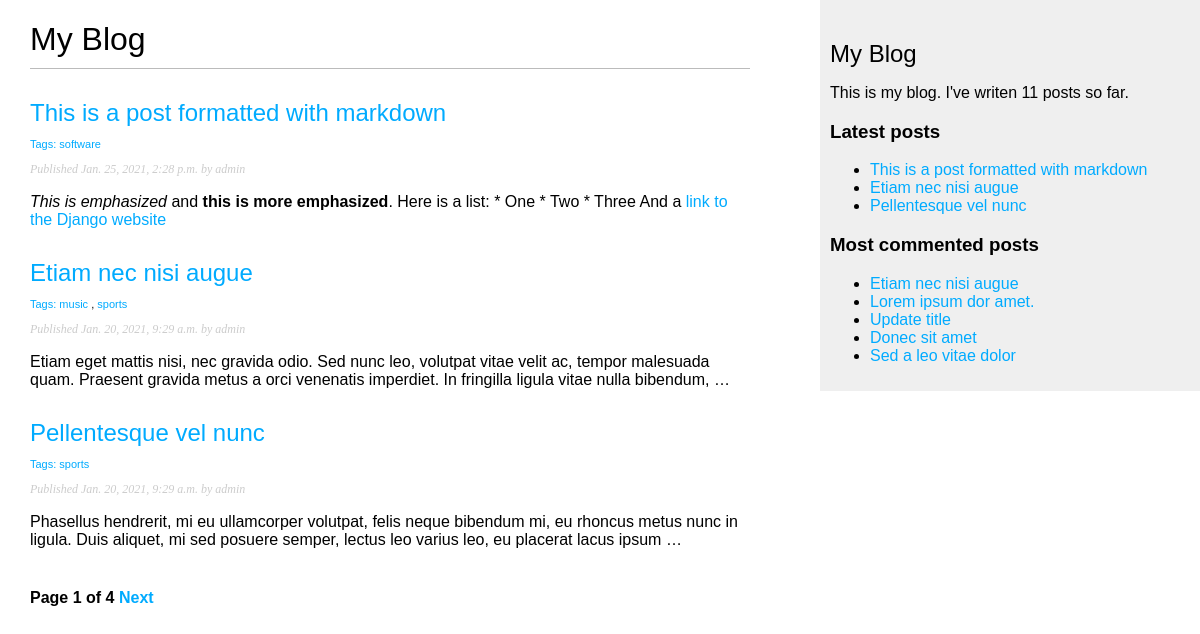
The page / on the database its author committed.
### blog/models.py (models this page shows, shortened)
class Post(models.Model):
    STATUS_CHOICES = (
        ('draft', 'Draft'),
        ('published', 'Published'),
    )
    title = models.CharField(max_length=250)
    slug = models.SlugField(max_length=250, unique_for_date='publish')
    author = models.ForeignKey(User, on_delete=models.CASCADE, related_name='blog_posts')
    body = models.TextField()
    publish = models.DateTimeField(default=timezone.now)
    created = models.DateTimeField(auto_now_add=True)
    updated = models.DateTimeField(auto_now=True)
    status = models.CharField(max_length=10, choices=STATUS_CHOICES, default='draft')
    tags = TaggableManager()
    objects = models.Manager()
    published = PublishedManager()
    class Meta:
        ordering = ('-publish',)
    def get_absolute_url(self):
        return reverse("blog:post_detail", args=[self.publish.year, self.publish.month, self.publish.day, self.slug])

### blog/views.py (the view)
# urls.py: path('', views.post_list, name='post_list'),
def post_list(request, tag_slug=None):
    object_list = Post.published.all()
    tag = None
    if tag_slug:
        tag = get_object_or_404(Tag, slug=tag_slug)
        object_list = object_list.filter(tags__in = [tag])
    paginator = Paginator(object_list,3) # 3 posts in each page
    page = request.GET.get('page') # http://127.0.0.1:8000/blog/?page=3
    try:
        posts = paginator.page(page)
    except PageNotAnInteger:
        posts = paginator.page(1)
    except EmptyPage:
        posts = paginator.page(paginator.num_pages)
    return render(request, 'blog/post/list.html', {'page': page, 'posts': posts,'tag':tag } )

### blog/models.py (called while the page is built)
    def get_queryset(self):
        return super(PublishedManager, self).get_queryset().filter(status='published')

### blog/templatetags/blog_tags.py (called while the page is built)
@register.simple_tag
def total_posts():
    return Post.published.count()

@register.inclusion_tag('blog/post/latest_posts.html')
def show_latest_posts(count = 5):
    latest_posts = Post.published.order_by('-publish')[:count]
    return { 'latest_posts': latest_posts }

@register.simple_tag
def get_most_commented_posts(count = 5):
    return Post.published.annotate(total_comments = Count('comments')).order_by('-total_comments')[:count]

@register.filter(name='markdown')
def markdown_filter(text):
    return mark_safe(markdown.markdown(text))

### blog/templates/blog/post/list.html (shortened to what this page needs)
{% extends 'blog/base.html' %}
{% load blog_tags %}
{% block content %}
<h1>My Blog</h1>
    {% for post  in posts  %}
        <h2>
            <a href="{{ post.get_absolute_url }}">
                {{ post.title }}
                <p class="tags">Tags:
                     {% for tag in post.tags.all %}
                        <a href="{% url "blog:post_list_by_tag" tag.slug %}">
                            {{ tag.name }}</a>
                        {% if not forloop.last %}, {% endif %}
                     {% endfor %}
                </p>
            </a>
        </h2>
        <p class="date">
            Published {{ post.publish }} by {{ post.author }}
        </p>
        {{ post.body | markdown | truncatewords_html:30}}
    {% endfor %}
    {% include "pagination.html" with page=posts %}
{% endblock content %}

### blog/templates/blog/base.html (shortened to what this page needs)
{% load blog_tags %}
{% load static %}
<!DOCTYPE html>
<html lang="en">
<head>
    <link href="{% static 'css/blog.css' %}" rel="stylesheet">
</head>
<body>
    <div id="content">
        {% block content %}
        {% endblock content %}
    </div>
    <div id="sidebar">
        <h2>My Blog</h2>
        <p>This is my blog. I've writen {% total_posts %} posts so far.</p>
        <h3>Latest posts</h3>
        {% show_latest_posts 3 %}
        <h3>Most commented posts</h3>
        {% get_most_commented_posts as most_commented_posts %}
        <ul>
            {% for post in most_commented_posts %}
                <li>
                    <a href="{{ post.get_absolute_url }}">{{post.title}}</a>
                </li>
            {% endfor %}
        </ul>
    </div>
</body>
</html>

### blog/templates/blog/post/latest_posts.html
<ul>
    {% for post in latest_posts %}
        <li>
            <a href="{{ post.get_absolute_url }}">{{ post.title }}</a>
        </li>
    {% endfor %}
</ul>

### blog/static/css/blog.css (style rules this page uses)
body { margin:0; padding:0; font-family:helvetica, sans-serif; }
a { color:#00abff; text-decoration:none; }
h1 { font-weight:normal; border-bottom:1px solid #bbb; padding:0 0 10px 0; }
h2 { font-weight:normal; margin:30px 0 0; }
#content { float:left; width:60%; padding:0 0 0 30px; }
#sidebar { float:right; width:30%; padding:10px; background:#efefef; height:100%; }
p.date { color:#ccc; font-family: georgia, serif; font-size: 12px; font-style: italic; }
.tags { color: black; font-size: 11px; }

### rows shown on the page
Post: title "This is a post formatted with markdown", publish "Jan. 25, 2021, 2:28 p.m.", author "admin", body "This is emphasized and this is more emphasized . Here is a list: * One * Two * Three And a link to the Django website"
Tag: name "software"
Post: title "Etiam nec nisi augue", publish "Jan. 20, 2021, 9:29 a.m.", author "admin", body "Etiam eget mattis nisi, nec gravida odio. Sed nunc leo, volutpat vitae velit ac, tempor malesuada quam. Praesent gravida metus a orci venenatis imperdiet. In fringilla ligula vitae nulla bibendum, …"
Tag: name "music"
Tag: name "sports"
Post: title "Pellentesque vel nunc", publish "Jan. 20, 2021, 9:29 a.m.", author "admin", body "Phasellus hendrerit, mi eu ullamcorper volutpat, felis neque bibendum mi, eu rhoncus metus nunc in ligula. Duis aliquet, mi sed posuere semper, lectus leo varius leo, eu placerat lacus ipsum …"
Post: title "Lorem ipsum dor amet."
Post: title "Update title"
Post: title "Donec sit amet"
Post: title "Sed a leo vitae dolor"

### other values the page prints
{{ page.number }} "1"
{{ page.paginator.num_pages }} "4"
